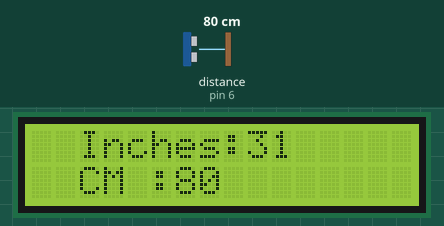
Simulated run of this sketch. Board: Arduino Uno, built with avr-gcc and run on an emulated ATmega328P. Parts: 16×2 character LCD. Wiring (inferred from the names in the program): ultrasonic range finder: trigger pin 7; echo pin 6. The inputs (shaded band) are chosen by the test bench; at power-on: distance to the obstacle (sensor on pin 6) 80 cm. The echo pulse lasts 58.3 µs per cm; what the sketch prints to the serial monitor is not drawn.

Above: at 1.2 s.
1.3 s: distance to the obstacle (sensor on pin 6) set to 35 cm
At 1.9 s:
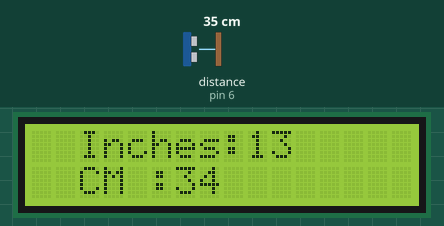
3.0 s: distance to the obstacle (sensor on pin 6) set to 2 cm
At 4.4 s:
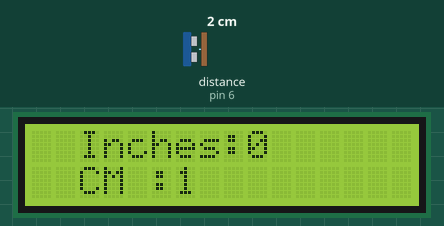
4.7 s: distance to the obstacle (sensor on pin 6) set to 299 cm
At 6.1 s:
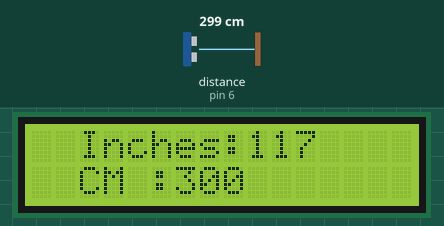
Timing chart, 0 to 7.7 s (numbered marks = the images above; inputs shaded):
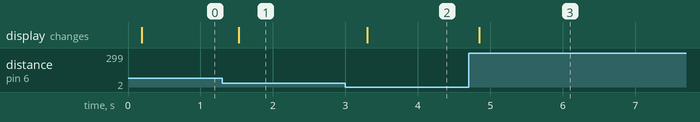

The sketch:

SONAR_with_dIsplay.ino
```cpp
//SONAR with Display

#include <Wire.h>
#include <LiquidCrystal_I2C.h>
LiquidCrystal_I2C lcd(0x3f, 16, 2); //sometimes the adress is not 0x3f. Change to 0x27 if it dosn't work.

const int pingPin = 7; // Trigger Pin of Ultrasonic Sensor
const int echoPin = 6; // Echo Pin of Ultrasonic Sensor

void setup() {
  lcd.init();
  lcd.backlight();
  Serial.begin(9600); // Starting Serial Terminal
}

void loop() {

  long duration, inches, cm;
  pinMode(pingPin, OUTPUT);
  digitalWrite(pingPin, LOW);
  delayMicroseconds(2);
  digitalWrite(pingPin, HIGH);
  delayMicroseconds(10);
  digitalWrite(pingPin, LOW);
  pinMode(echoPin, INPUT);
  duration = pulseIn(echoPin, HIGH);
  inches = microsecondsToInches(duration);
  cm = microsecondsToCentimeters(duration);

  //Serial monitor Output
  Serial.print(inches);
  Serial.print("in, ");
  Serial.print(cm);
  Serial.print("cm");
  Serial.println();
  delay(100);

  //Display output
  lcd.clear();
  lcd.setCursor(2, 0);
  lcd.print("Inches:");
  lcd.print(inches);
  lcd.setCursor(2, 1);
  lcd.print("CM :");
  lcd.print(cm);
  delay(100);
}

long microsecondsToInches(long microseconds) {
  return microseconds / 74 / 2;
}

long microsecondsToCentimeters(long microseconds) {
  return microseconds / 29 / 2;
}
```

Measured:
- after the input at 1.3 s, the display: changes after 0.23 s (image 1)
- after the input at 3.0 s, the display: changes after 0.30 s (image 2)
- after the input at 4.7 s, the display: changes after 0.14 s (image 3)
